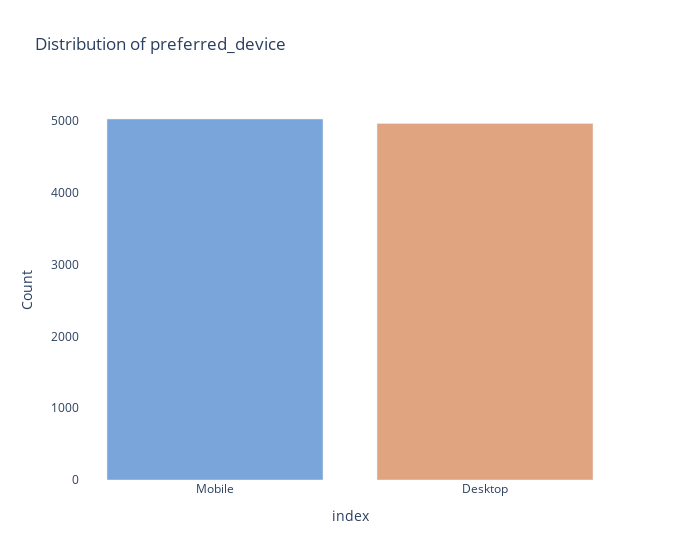
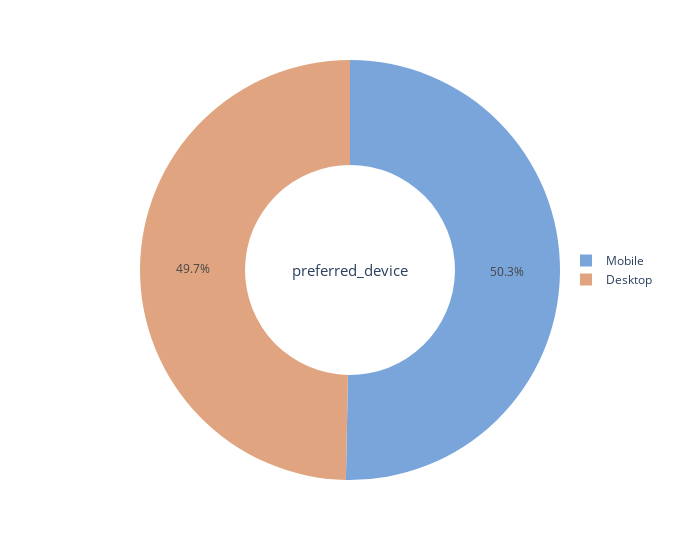
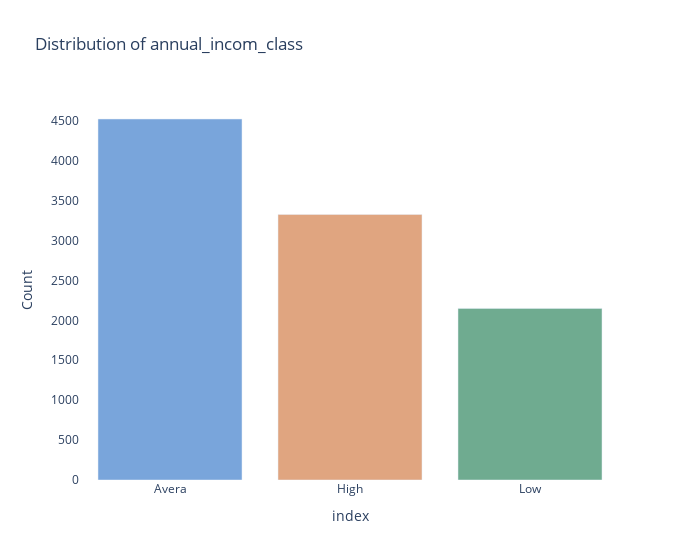
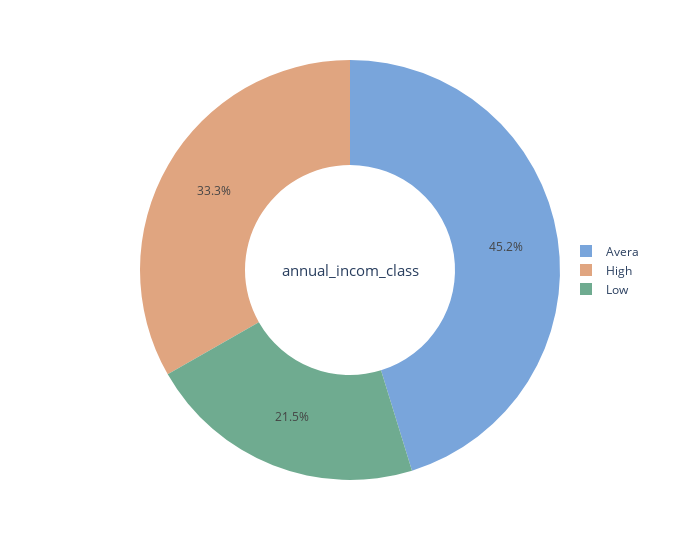

Here is the notebook cell these charts were saved with, in order:
### Code cell
def univariateAnalysis_category(cols):
    print("Distribution of", cols)
    print("----------------------------------------------------------------")
    colors = ['#79a5db', '#e0a580', '#6fab90', '#896ca8', '#ADD8E6']
    value_counts = df[cols].value_counts()
    # Count plot
    fig = px.bar(
        value_counts,
        x=value_counts.index,
        y=value_counts.values,
        title=f'Distribution of {cols}',
        labels={'x': 'Categories', 'y': 'Count'},
        color_discrete_sequence=[colors]
    )
    fig.update_layout(width=700)
    fig.update_layout(plot_bgcolor='#ffffff', paper_bgcolor='#ffffff')
    fig.show()
    # Donut chart
    percentage = (value_counts / value_counts.sum()) * 100
    fig = px.pie(
        values=percentage, 
        names=value_counts.index,
        labels={'names': 'Categories', 'values': 'Percentage'}, 
        hole=0.5, 
        color_discrete_sequence=colors
    )
    fig.add_annotation(
        x=0.5, 
        y=0.5, 
        align="center", 
        xref="paper",
        yref="paper", 
        showarrow=False, 
        font_size=15, 
        text=f'{cols}'
    )
    fig.update_layout(legend=dict(x=0.9, y=0.5))
    fig.update_layout(width=700)
    fig.show()
    print("       ")
    
cat_columns = df.select_dtypes(include=['object']).columns
for col in cat_columns:
    univariateAnalysis_category(col)

### Figure 1 — Plotly figure (JSON) as saved in the notebook; plotly's stock layout.template omitted (floating-point values rounded to 4 significant figures)
{"data": [{"alignmentgroup": "True", "hovertemplate": "index=%{x}<br>Count=%{y}<extra></extra>", "legendgroup": "", "marker": {"color": ["#79a5db", "#e0a580", "#6fab90", "#896ca8", "#ADD8E6"], "pattern": {"shape": ""}}, "name": "", "offsetgroup": "", "orientation": "v", "showlegend": false, "textposition": "auto", "type": "bar", "x": ["Mobile", "Desktop"], "xaxis": "x", "y": [5031, 4969], "yaxis": "y"}], "layout": {"barmode": "relative", "legend": {"tracegroupgap": 0}, "paper_bgcolor": "#ffffff", "plot_bgcolor": "#ffffff", "title": {"text": "Distribution of preferred_device"}, "width": 700, "xaxis": {"anchor": "y", "domain": [0, 1], "title": {"text": "index"}}, "yaxis": {"anchor": "x", "domain": [0, 1], "title": {"text": "Count"}}}}

### Figure 2 — Plotly figure (JSON) as saved in the notebook; plotly's stock layout.template omitted (floating-point values rounded to 4 significant figures)
{"data": [{"domain": {"x": [0, 1], "y": [0, 1]}, "hole": 0.5, "hovertemplate": "Categories=%{label}<br>Percentage=%{value}<extra></extra>", "labels": ["Mobile", "Desktop"], "legendgroup": "", "name": "", "showlegend": true, "type": "pie", "values": [50.31, 49.69]}], "layout": {"annotations": [{"align": "center", "font": {"size": 15}, "showarrow": false, "text": "preferred_device", "x": 0.5, "xref": "paper", "y": 0.5, "yref": "paper"}], "legend": {"tracegroupgap": 0, "x": 0.9, "y": 0.5}, "margin": {"t": 60}, "piecolorway": ["#79a5db", "#e0a580", "#6fab90", "#896ca8", "#ADD8E6"], "width": 700}}

### Figure 3 — Plotly figure (JSON) as saved in the notebook; plotly's stock layout.template omitted (floating-point values rounded to 4 significant figures)
{"data": [{"alignmentgroup": "True", "hovertemplate": "index=%{x}<br>Count=%{y}<extra></extra>", "legendgroup": "", "marker": {"color": ["#79a5db", "#e0a580", "#6fab90", "#896ca8", "#ADD8E6"], "pattern": {"shape": ""}}, "name": "", "offsetgroup": "", "orientation": "v", "showlegend": false, "textposition": "auto", "type": "bar", "x": ["Avera", "High", "Low"], "xaxis": "x", "y": [4523, 3327, 2150], "yaxis": "y"}], "layout": {"barmode": "relative", "legend": {"tracegroupgap": 0}, "paper_bgcolor": "#ffffff", "plot_bgcolor": "#ffffff", "title": {"text": "Distribution of annual_incom_class"}, "width": 700, "xaxis": {"anchor": "y", "domain": [0, 1], "title": {"text": "index"}}, "yaxis": {"anchor": "x", "domain": [0, 1], "title": {"text": "Count"}}}}

### Figure 4 — Plotly figure (JSON) as saved in the notebook; plotly's stock layout.template omitted (floating-point values rounded to 4 significant figures)
{"data": [{"domain": {"x": [0, 1], "y": [0, 1]}, "hole": 0.5, "hovertemplate": "Categories=%{label}<br>Percentage=%{value}<extra></extra>", "labels": ["Avera", "High", "Low"], "legendgroup": "", "name": "", "showlegend": true, "type": "pie", "values": [45.23, 33.27, 21.5]}], "layout": {"annotations": [{"align": "center", "font": {"size": 15}, "showarrow": false, "text": "annual_incom_class", "x": 0.5, "xref": "paper", "y": 0.5, "yref": "paper"}], "legend": {"tracegroupgap": 0, "x": 0.9, "y": 0.5}, "margin": {"t": 60}, "piecolorway": ["#79a5db", "#e0a580", "#6fab90", "#896ca8", "#ADD8E6"], "width": 700}}
